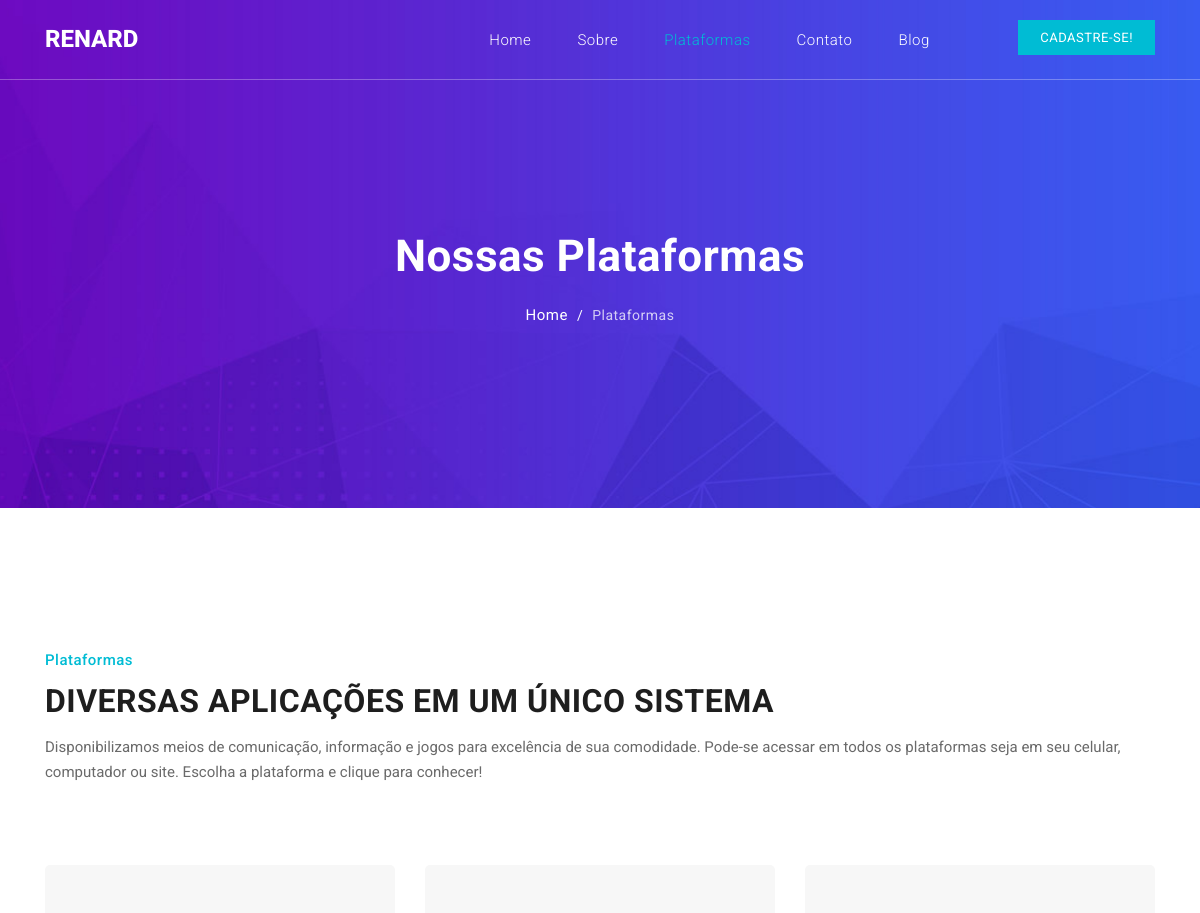
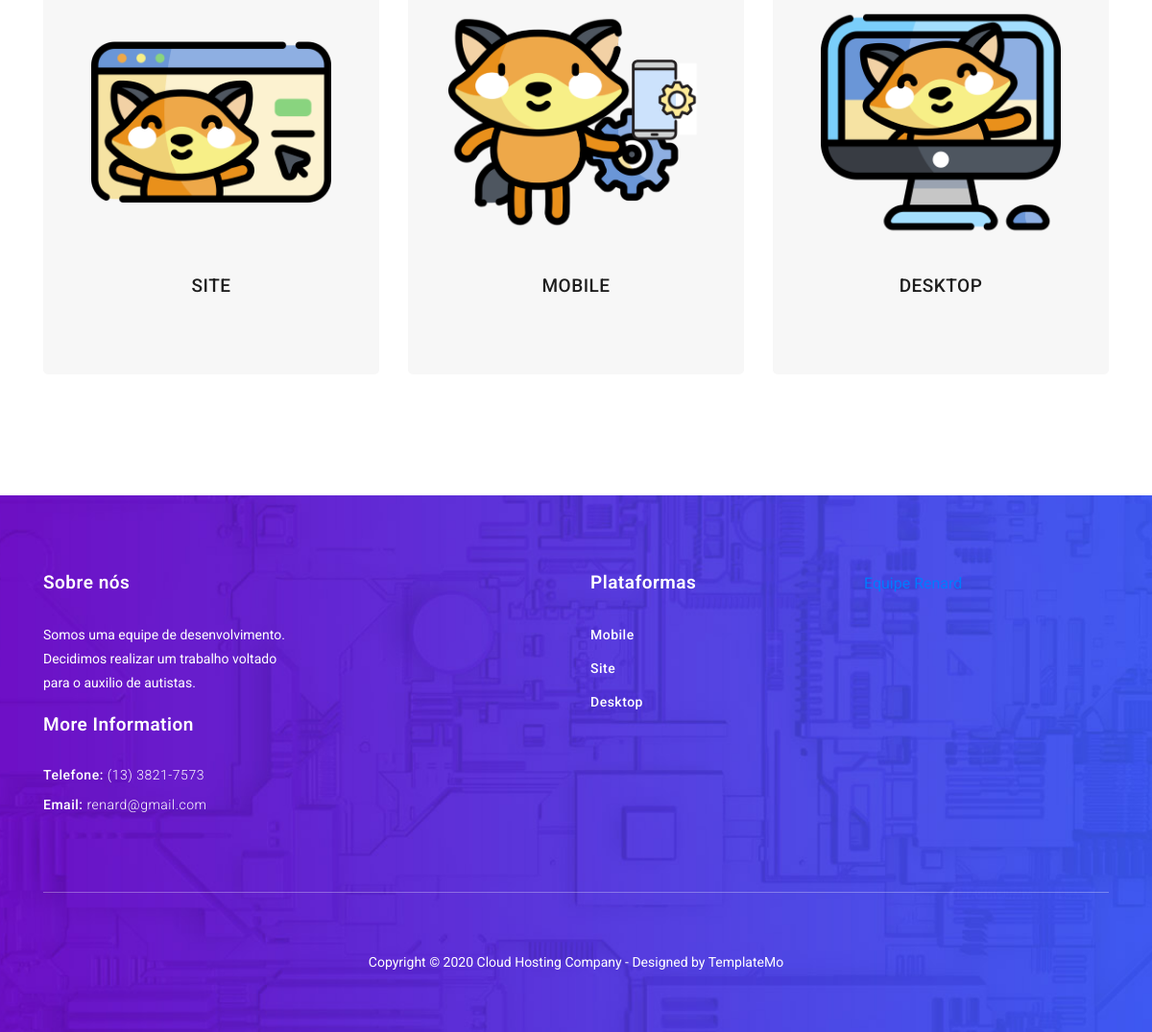
/services.php, run on the app's committed database (2 pictures, top to bottom).
### tables this page shows
CREATE TABLE IF NOT EXISTS `conteudo` (
  `id` int(3) NOT NULL AUTO_INCREMENT,
  `titulo` varchar(150) NOT NULL,
  `corpo` varchar(450) NOT NULL,
  `id_link` int(3) NOT NULL,
  `id_imagem` int(3) DEFAULT NULL,
  PRIMARY KEY (`id`),
  KEY `id_link` (`id_link`),
  KEY `id_imagem` (`id_imagem`),
  CONSTRAINT `id_imagem` FOREIGN KEY (`id_imagem`) REFERENCES `imagem` (`id`),
  CONSTRAINT `id_link` FOREIGN KEY (`id_link`) REFERENCES `link` (`id`)
);

CREATE TABLE IF NOT EXISTS `imagem` (
  `id` int(3) NOT NULL AUTO_INCREMENT,
  `nome` varchar(30) NOT NULL,
  `conteudo_id` int(3) NOT NULL,
  PRIMARY KEY (`id`),
  KEY `conteudo_id` (`conteudo_id`),
  CONSTRAINT `conteudo_id` FOREIGN KEY (`conteudo_id`) REFERENCES `conteudo` (`id`)
);

### services.php (the view, shortened to what this page needs)
<!DOCTYPE html>
<html lang="pt-br">
<?php
include("functions/conexao.php")
?>
  <head>
    <link href="vendor/bootstrap/css/bootstrap.min.css" rel="stylesheet">
    <link rel="stylesheet" href="assets/css/fontawesome.css">
    <link rel="stylesheet" href="assets/css/templatemo-host-cloud.css">
    <link rel="stylesheet" href="assets/css/owl.css">
  </head>
  <body>
    <header class="">
      <nav class="navbar navbar-expand-lg">
        <div class="container">
          <a class="navbar-brand" href="index.php"><h2>Renard</h2></a>
          <div class="collapse navbar-collapse" id="navbarResponsive">
            <ul class="navbar-nav ml-auto">
              <li class="nav-item">
                <a class="nav-link" href="index.php">Home
                </a>
              </li>
              <li class="nav-item">
                <a class="nav-link" href="about.php">Sobre</a>
              </li>
              <li class="nav-item active">
                <a class="nav-link" href="services.php">Plataformas</a>
              </li>
              <li class="nav-item">
                <a class="nav-link" href="contact.php">Contato</a>
              </li>
              <li class="nav-item">
                <a class="nav-link" href="blog.php">Blog</a>
              </li>
            </ul>
          </div>
          <div class="functional-buttons">
            <ul>
            <li><a href="cadastro.php">Cadastre-se!</a></li>
                        </ul>
          </div>
        </div>
      </nav>
    </header>
    <div class="page-heading header-text">
      <div class="container">
        <div class="row">
          <div class="col-md-12">
            <h1>Nossas Plataformas</h1>
            <p><a href="index.html">Home</a> / <span>Plataformas</span></p>
          </div>
        </div>
      </div>
    </div>
    <div class="services-section services-page">
      <div class="container">
        <div class="row">
          <div class="col-md-12">
            <div class="section-heading">
              <span>Plataformas</span>
             <?php
                 $query = mysqli_query($conexao,"SELECT * FROM conteudo WHERE id = 9;");
                 while($exibe = mysqli_fetch_array($query)) {
            ?>
              <h2><?php echo $exibe[1];?></h2>
              <p><?php echo $exibe[2];?></p>
            </div>
                 <?php } ?>
          </div>
          <?php
      	$query1 = mysqli_query($conexao,"SELECT conteudo.id,conteudo.titulo, conteudo.corpo, conteudo.id_imagem, imagem.nome FROM conteudo INNER JOIN imagem ON conteudo.id = imagem.conteudo_id WHERE conteudo.id_link = 5 ORDER BY conteudo.id DESC LIMIT 3;");
        while($exibe1 = mysqli_fetch_array($query1)) {
        ?>
          <div class="col-md-4 col-sm-6 col-xs-12">
            <div class="service-item">
            <img src="assets/images/<?php echo $exibe1[4]?>" style="height: 250px;"></i>
            <a href="plataforma.php?idb=<?php echo $exibe1[0] ?>">
        <h4>
          <?php echo $exibe1[1]?>
      </h4>
    </a>
            </div>
          </div>
          <?php } ?>
           </div>
      </div>
    </div>
<br><br><br><br>
<?php include("footer.php")?>
  </body>
</html>

### assets/css/templatemo-host-cloud.css (style rules this page uses)
body { font-family: 'Roboto', sans-serif; transition: all 0.5s; }
p { margin-bottom: 0px; font-size: 14px; color: #6a6a6a; line-height: 25px; }
a { text-decoration: none!important; }
.section-heading { margin-bottom: 80px; }
.section-heading span { color: #00bcd4; font-size: 15px; font-weight: 500; letter-spacing: 0.5px; display: inline-block; margin-top: 0px; }
.section-heading h2 { color: #1e1e1e; font-size: 32px; font-weight: 700; letter-spacing: 0.5px; margin-top: 10px; margin-bottom: 15px; }
.section-heading p { font-size: 15px; }
.page-heading { background-image: url(../images/heading-bg.jpg); background-position: center center; background-repeat: no-repeat; background-size: cover; text-align: center; padding: 230px 0px 180px 0px; }
.page-heading h1 { color: #fff; font-size: 44px; font-weight: 700; letter-spacing: 0.5px; margin-bottom: 20px; }
.page-heading p { color: #fff; letter-spacing: 0.5px; }
.page-heading p a { color: #fff; font-size: 15px; }
.page-heading p a { margin-right: 5px; }
.page-heading p span { color: #fff; opacity: 0.75; margin-left: 5px; }
header { position: fixed; z-index: 99999; width: 100%; background-color: transparent!important; border-bottom: 1px solid rgba(250,250,250,0.30); height: 80px; -webkit-transition: all .5s ease 0s; -moz-transition: all .5s ease 0s; -o-transition: all .5s ease 0s; transition: all .5s ease 0s; }
.navbar .navbar-brand { float: left; margin-top: 12px; outline: none; }
.navbar .navbar-brand h2 { color: #fff; text-transform: uppercase; font-size: 24px; font-weight: 800; -webkit-transition: all .3s ease 0s; -moz-transition: all .3s ease 0s; -o-transition: all .3s ease 0s; transition: all .3s ease 0s; }
#navbarResponsive { z-index: 999; }
.navbar-collapse { text-align: center; }
.navbar .navbar-nav .nav-item { margin: 0px 15px; }
.navbar .navbar-nav a.nav-link { text-transform: capitalize; font-size: 15px; font-weight: 300; letter-spacing: 0.5px; color: #fff; transition: all 0.5s; margin-top: 5px; }
.navbar .navbar-nav .nav-link:hover, .navbar .navbar-nav .active>.nav-link, .navbar .navbar-nav .nav-link.active, .navbar .navbar-nav .nav-link.show, .navbar .navbar-nav .show>.nav-link { color: #00bcd4; }
.functional-buttons { margin-left: 5%; }
.functional-buttons ul { margin: 0; padding: 0; }
.functional-buttons ul li { display: inline-block; margin-left: 10px; }
.functional-buttons ul li:first-child a { display: inline-block; background-color: transparent; border: 2px solid #fff; text-transform: uppercase; font-size: 13px; color: #fff; padding: 6px 20px; letter-spacing: 0.5px; transition: all 0.5s; }
.functional-buttons ul li:last-child a { display: inline-block; background-color: #00bcd4; border: 2px solid #00bcd4; text-transform: uppercase; font-size: 13px; color: #fff; padding: 6px 20px; letter-spacing: 0.5px; transition: all 0.5s; }
.services-section { margin-top: 140px; }
.services-section .section-heading h2 { color: #1e1e1e; }
.services-section .service-item { background-color: #f7f7f7; border-radius: 5px; padding: 50px 40px; text-align: center; margin-bottom: 30px; }
.services-page .service-item { margin-bottom: 30px; }
.services-section .service-item h4 { margin-top: 35px; font-size: 19px; color: #1e1e1e; text-transform: capitalize; font-weight: 500; letter-spacing: 0.5px; margin-bottom: 30px; }

### data on the page
conteudo: titulo "DIVERSAS APLICAÇÕES EM UM ÚNICO SISTEMA", corpo "Disponibilizamos meios de comunicação, informação e jogos para excelência de sua comodidade. Pode-se acessar em todos os plataformas seja em seu celular, computador ou site. Escolha a plataforma e clique para conhecer!"
conteudo: id_imagem.nome (picture), titulo "SITE"
conteudo: id_imagem.nome (picture), titulo "MOBILE"
conteudo: id_imagem.nome (picture), titulo "DESKTOP"
